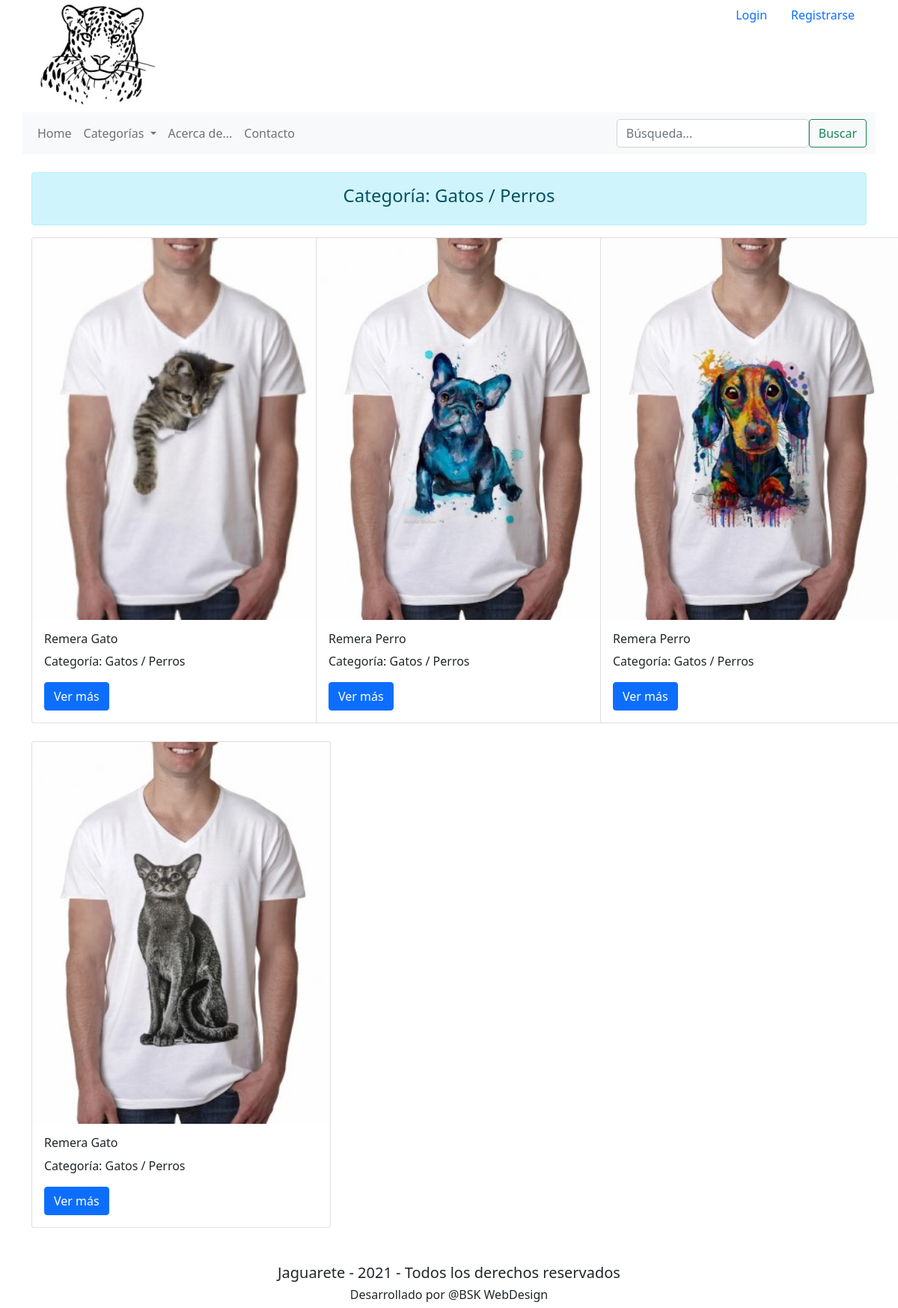
Page /apps/producto/filtro_categorias/1 on the committed database.
### apps/models.py (models this page shows, shortened)
class Categorias(models.Model):
    categoria = models.CharField(max_length=64, null=False)
    def __str__(self):
        return f"{self.categoria}"

class Producto(models.Model):
    categoria = models.ForeignKey(Categorias, on_delete=models.CASCADE, related_name="clasificacion_categoria")
    titulo = models.CharField(max_length=250, null=False)
    imagen = models.FileField(upload_to='imagenes/')
    contenido = models.CharField(max_length=2000, null=False)
    precio = models.IntegerField()

### apps/views.py (the view)
# urls.py: path('filtro_categorias/<int:categoria_id>', views.filtro_categorias, name="filtro_categorias"),
def filtro_categorias(request, categoria_id):
    una_categoria = get_object_or_404(Categorias, id=categoria_id)
    queryset = Producto.objects.all()
    queryset = queryset.filter(categoria=una_categoria)
    return render(request,"index.html", {
        "lista_productos": queryset,
        "lista_categorias": Categorias.objects.all(),
        "categoria_seleccionada": una_categoria
    })

### apps/templates/index.html (shortened to what this page needs)
<!DOCTYPE HTML lang="es">
<html lang="es">
{% extends "layout.html" %}
{% block content %}
    {% if categoria_seleccionada %}
        <div class="alert alert-info" role="alert"><h4 style="text-align: center;">Categoría: {{ categoria_seleccionada }}</h4></div>
        <div class="row">
            {% for un_producto in lista_productos %}
                <div class="col-sm-4">
                    <div class="card" style="width: 25rem;">
                        <img class="card-img-top" src="{{ media_url  }}{{ un_producto.imagen.url }}" alt="My image">
                        <div class="card-body">
                          <h6 class="card-title">{{ un_producto.titulo }}</h6>
                          <p class="card-text">Categoría: {{ un_producto.categoria }}</p>
                          <a href="{% url 'producto' un_producto.id %}" class="btn btn-primary">Ver más</a>
                        </div>
                    </div>
                    <br>
                </div>
            {% empty %}
                <li>No hay articulos en ésta Sección.</li>
            {% endfor %}
        </div>
    {% endif %}
{% endblock %}

### rows in the picture
Categorias: categoria "Gatos / Perros"
Producto: imagen (picture), titulo "Remera Gato", categoria "Gatos / Perros"
Producto: imagen (picture), titulo "Remera Perro", categoria "Gatos / Perros"
Producto: imagen (picture), titulo "Remera Perro", categoria "Gatos / Perros"
Producto: imagen (picture), titulo "Remera Gato", categoria "Gatos / Perros"
